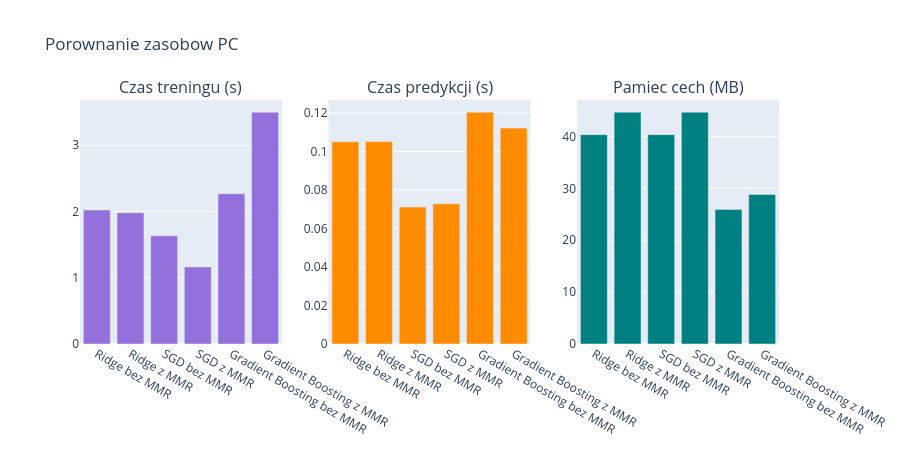

The code cell stored with this chart in its notebook:
### Markdown cell above
### Porownanie zuzycie zasobow komputera. 
## Czas treningu, czas predykcji, pamiec cech.

### Code cell
from plotly.subplots import make_subplots

fig = make_subplots(rows=1, cols=3,
    subplot_titles=["Czas treningu (s)", "Czas predykcji (s)", "Pamiec cech (MB)"])

fig.add_trace(go.Bar(
    x=models, y=results_df["Czas treningu (s)"], marker_color="mediumpurple",
    hovertemplate="<b>%{x}</b><br>Czas treningu: %{y:.2f}s<extra></extra>",
), row=1, col=1)

fig.add_trace(go.Bar(
    x=models, y=results_df["Czas predykcji (s)"], marker_color="darkorange",
    hovertemplate="<b>%{x}</b><br>Czas predykcji: %{y:.4f}s<extra></extra>",
), row=1, col=2)

fig.add_trace(go.Bar(
    x=models, y=results_df["Pamiec cech (MB)"], marker_color="teal",
    hovertemplate="<b>%{x}</b><br>Pamiec: %{y:.1f} MB<extra></extra>",
), row=1, col=3)

fig.update_layout(title="Porownanie zasobow PC", showlegend=False, height=450)
fig.update_xaxes(tickangle=30)
fig.show()

### Figure 1 — Plotly figure (JSON) as saved in the notebook; plotly's stock layout.template omitted (floating-point values rounded to 4 significant figures)
{"data": [{"hovertemplate": "<b>%{x}</b><br>Czas treningu: %{y:.2f}s<extra></extra>", "marker": {"color": "mediumpurple"}, "type": "bar", "x": ["Ridge bez MMR", "Ridge z MMR", "SGD bez MMR", "SGD z MMR", "Gradient Boosting bez MMR", "Gradient Boosting z MMR"], "xaxis": "x", "y": [2.022, 1.98, 1.633, 1.162, 2.266, 3.496], "yaxis": "y"}, {"hovertemplate": "<b>%{x}</b><br>Czas predykcji: %{y:.4f}s<extra></extra>", "marker": {"color": "darkorange"}, "type": "bar", "x": ["Ridge bez MMR", "Ridge z MMR", "SGD bez MMR", "SGD z MMR", "Gradient Boosting bez MMR", "Gradient Boosting z MMR"], "xaxis": "x2", "y": [0.1051, 0.1052, 0.07118, 0.07281, 0.1204, 0.1122], "yaxis": "y2"}, {"hovertemplate": "<b>%{x}</b><br>Pamiec: %{y:.1f} MB<extra></extra>", "marker": {"color": "teal"}, "type": "bar", "x": ["Ridge bez MMR", "Ridge z MMR", "SGD bez MMR", "SGD z MMR", "Gradient Boosting bez MMR", "Gradient Boosting z MMR"], "xaxis": "x3", "y": [40.37, 44.69, 40.37, 44.69, 25.95, 28.84], "yaxis": "y3"}], "layout": {"annotations": [{"font": {"size": 16}, "showarrow": false, "text": "Czas treningu (s)", "x": 0.1444, "xanchor": "center", "xref": "paper", "y": 1, "yanchor": "bottom", "yref": "paper"}, {"font": {"size": 16}, "showarrow": false, "text": "Czas predykcji (s)", "x": 0.5, "xanchor": "center", "xref": "paper", "y": 1, "yanchor": "bottom", "yref": "paper"}, {"font": {"size": 16}, "showarrow": false, "text": "Pamiec cech (MB)", "x": 0.8556, "xanchor": "center", "xref": "paper", "y": 1, "yanchor": "bottom", "yref": "paper"}], "height": 450, "showlegend": false, "title": {"text": "Porownanie zasobow PC"}, "xaxis": {"anchor": "y", "domain": [0, 0.2889], "tickangle": 30}, "xaxis2": {"anchor": "y2", "domain": [0.3556, 0.6444], "tickangle": 30}, "xaxis3": {"anchor": "y3", "domain": [0.7111, 1], "tickangle": 30}, "yaxis": {"anchor": "x", "domain": [0, 1]}, "yaxis2": {"anchor": "x2", "domain": [0, 1]}, "yaxis3": {"anchor": "x3", "domain": [0, 1]}}}
